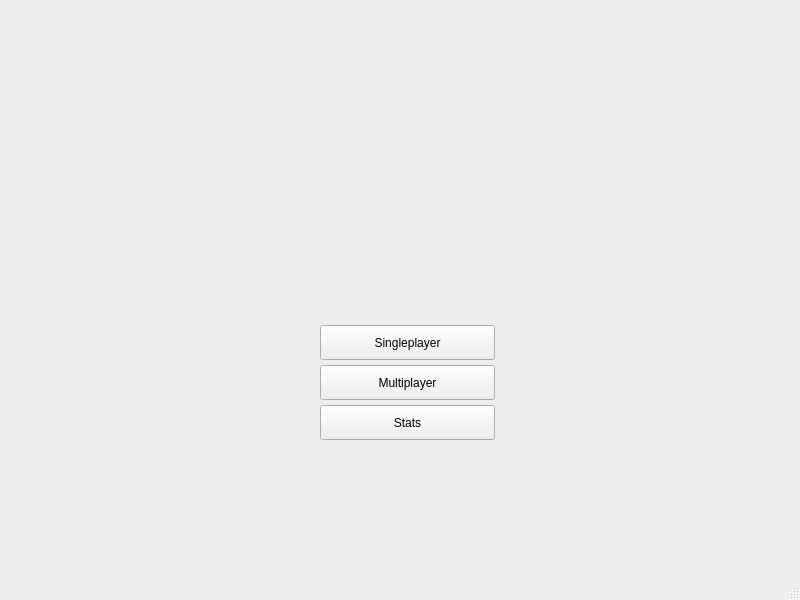
<?xml version="1.0" encoding="UTF-8"?>
<ui version="4.0">
 <class>GameMenuWindow</class>
 <widget class="QMainWindow" name="GameMenuWindow">
  <property name="geometry">
   <rect>
    <x>0</x>
    <y>0</y>
    <width>800</width>
    <height>600</height>
   </rect>
  </property>
  <property name="windowTitle">
   <string>MainWindow</string>
  </property>
  <widget class="QWidget" name="centralwidget">
   <widget class="QPushButton" name="singleplayerButton">
    <property name="geometry">
     <rect>
      <x>320</x>
      <y>325</y>
      <width>175</width>
      <height>35</height>
     </rect>
    </property>
    <property name="text">
     <string>Singleplayer</string>
    </property>
   </widget>
   <widget class="QPushButton" name="multiplayerButton">
    <property name="geometry">
     <rect>
      <x>320</x>
      <y>365</y>
      <width>175</width>
      <height>35</height>
     </rect>
    </property>
    <property name="text">
     <string>Multiplayer</string>
    </property>
   </widget>
   <widget class="QPushButton" name="statsButton">
    <property name="geometry">
     <rect>
      <x>320</x>
      <y>405</y>
      <width>175</width>
      <height>35</height>
     </rect>
    </property>
    <property name="text">
     <string>Stats</string>
    </property>
   </widget>
  </widget>
  <widget class="QMenuBar" name="menubar">
   <property name="geometry">
    <rect>
     <x>0</x>
     <y>0</y>
     <width>800</width>
     <height>25</height>
    </rect>
   </property>
  </widget>
  <widget class="QStatusBar" name="statusbar"/>
 </widget>
 <resources/>
 <connections/>
</ui>
